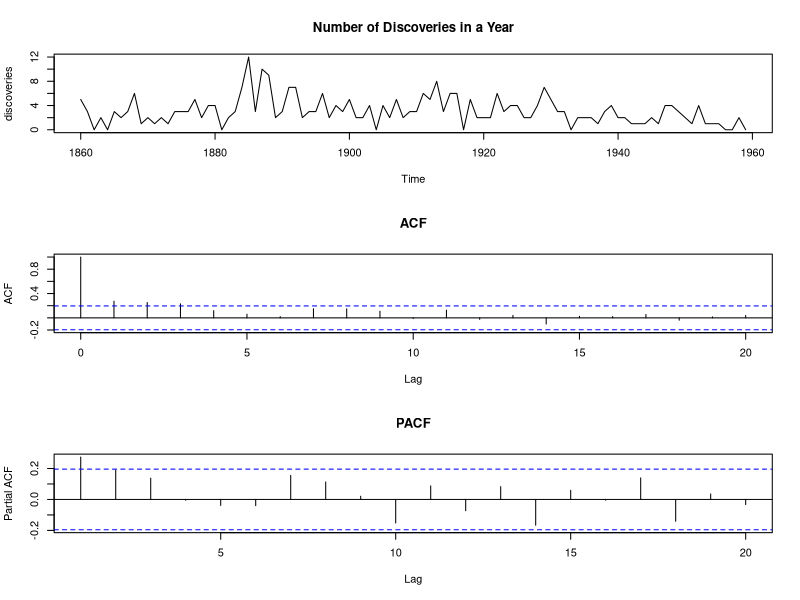

Source code (R):
rm(list = ls())
library(forecast)
par(mfcol = c(3,1))
plot(discoveries, main='Number of Discoveries in a Year')
#stripchart(discoveries, method='stack', offset=0.5, at=1.5, pch=19, main='Num of Discoveries Dotplot', xlab='Num of Discoveries in a Year', ylab='Frequency')
acf(discoveries, main='ACF')
acf(discoveries, type='partial', main='PACF')
print(auto.arima(discoveries))